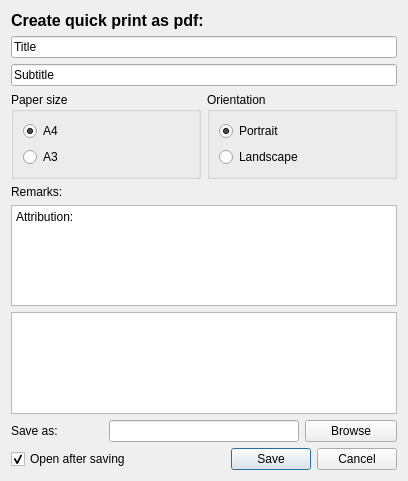
<?xml version="1.0" encoding="UTF-8"?>
<ui version="4.0">
 <class>QuickPrint</class>
 <widget class="QDialog" name="QuickPrint">
  <property name="geometry">
   <rect>
    <x>0</x>
    <y>0</y>
    <width>408</width>
    <height>481</height>
   </rect>
  </property>
  <property name="windowTitle">
   <string>QuickPrint</string>
  </property>
  <layout class="QGridLayout" name="gridLayout">
   <item row="0" column="0" colspan="3">
    <widget class="QLabel" name="VensterLbl">
     <property name="font">
      <font>
       <pointsize>12</pointsize>
       <weight>75</weight>
       <bold>true</bold>
      </font>
     </property>
     <property name="text">
      <string>Create quick print as pdf:</string>
     </property>
    </widget>
   </item>
   <item row="4" column="0">
    <widget class="QLabel" name="opmerkingenLbl">
     <property name="enabled">
      <bool>true</bool>
     </property>
     <property name="text">
      <string>Remarks:</string>
     </property>
    </widget>
   </item>
   <item row="5" column="0" colspan="4">
    <widget class="QPlainTextEdit" name="bronnenFld">
     <property name="plainText">
      <string>Attribution:</string>
     </property>
    </widget>
   </item>
   <item row="6" column="0" colspan="4">
    <widget class="QPlainTextEdit" name="opmerkingenFld"/>
   </item>
   <item row="7" column="0">
    <widget class="QLabel" name="label">
     <property name="text">
      <string>Save as:</string>
     </property>
    </widget>
   </item>
   <item row="7" column="1" colspan="2">
    <widget class="QLineEdit" name="pdfFileNameBox"/>
   </item>
   <item row="7" column="3">
    <widget class="QPushButton" name="fileBrowseButton">
     <property name="text">
      <string>Browse</string>
     </property>
    </widget>
   </item>
   <item row="8" column="0" colspan="2">
    <widget class="QCheckBox" name="openAfterSaveBox">
     <property name="statusTip">
      <string>Open pdf file after saving</string>
     </property>
     <property name="whatsThis">
      <string>Open pdf file after saving with default pdf viewer</string>
     </property>
     <property name="text">
      <string>Open after saving</string>
     </property>
     <property name="checked">
      <bool>true</bool>
     </property>
    </widget>
   </item>
   <item row="8" column="2" colspan="2">
    <widget class="QDialogButtonBox" name="cancel_save_button_box">
     <property name="orientation">
      <enum>Qt::Horizontal</enum>
     </property>
     <property name="standardButtons">
      <set>QDialogButtonBox::Cancel|QDialogButtonBox::Save</set>
     </property>
    </widget>
   </item>
   <item row="3" column="0" colspan="2">
    <widget class="QGroupBox" name="groupBox">
     <property name="sizePolicy">
      <sizepolicy hsizetype="Expanding" vsizetype="Expanding">
       <horstretch>0</horstretch>
       <verstretch>0</verstretch>
      </sizepolicy>
     </property>
     <property name="title">
      <string>Paper size</string>
     </property>
     <layout class="QGridLayout" name="gridLayout_2">
      <item row="1" column="0">
       <widget class="QRadioButton" name="a3Btn">
        <property name="sizePolicy">
         <sizepolicy hsizetype="Minimum" vsizetype="Minimum">
          <horstretch>0</horstretch>
          <verstretch>0</verstretch>
         </sizepolicy>
        </property>
        <property name="text">
         <string>A3</string>
        </property>
       </widget>
      </item>
      <item row="0" column="0">
       <widget class="QRadioButton" name="a4Btn">
        <property name="sizePolicy">
         <sizepolicy hsizetype="Minimum" vsizetype="Minimum">
          <horstretch>0</horstretch>
          <verstretch>0</verstretch>
         </sizepolicy>
        </property>
        <property name="text">
         <string>A4</string>
        </property>
        <property name="checked">
         <bool>true</bool>
        </property>
       </widget>
      </item>
     </layout>
    </widget>
   </item>
   <item row="3" column="2" colspan="2">
    <widget class="QGroupBox" name="groupBox_2">
     <property name="sizePolicy">
      <sizepolicy hsizetype="Expanding" vsizetype="Expanding">
       <horstretch>0</horstretch>
       <verstretch>0</verstretch>
      </sizepolicy>
     </property>
     <property name="title">
      <string>Orientation</string>
     </property>
     <layout class="QGridLayout" name="gridLayout_3">
      <item row="0" column="0">
       <widget class="QRadioButton" name="portretBtn">
        <property name="sizePolicy">
         <sizepolicy hsizetype="Minimum" vsizetype="Minimum">
          <horstretch>0</horstretch>
          <verstretch>0</verstretch>
         </sizepolicy>
        </property>
        <property name="text">
         <string>Portrait</string>
        </property>
        <property name="checked">
         <bool>true</bool>
        </property>
       </widget>
      </item>
      <item row="1" column="0">
       <widget class="QRadioButton" name="landschapBtn">
        <property name="sizePolicy">
         <sizepolicy hsizetype="Minimum" vsizetype="Minimum">
          <horstretch>0</horstretch>
          <verstretch>0</verstretch>
         </sizepolicy>
        </property>
        <property name="text">
         <string>Landscape</string>
        </property>
       </widget>
      </item>
     </layout>
    </widget>
   </item>
   <item row="1" column="0" colspan="4">
    <widget class="QLineEdit" name="titelFld">
     <property name="text">
      <string>Title</string>
     </property>
    </widget>
   </item>
   <item row="2" column="0" colspan="4">
    <widget class="QLineEdit" name="subTitelFld">
     <property name="inputMethodHints">
      <set>Qt::ImhNone</set>
     </property>
     <property name="text">
      <string>Subtitle</string>
     </property>
    </widget>
   </item>
  </layout>
 </widget>
 <resources/>
 <connections>
  <connection>
   <sender>cancel_save_button_box</sender>
   <signal>accepted()</signal>
   <receiver>QuickPrint</receiver>
   <slot>accept()</slot>
   <hints>
    <hint type="source_label" >
     <x>248</x>
     <y>254</y>
    </hint>
    <hint type="destination_label" >
     <x>157</x>
     <y>274</y>
    </hint>
   </hints>
  </connection>
  <connection>
   <sender>cancel_save_button_box</sender>
   <signal>rejected()</signal>
   <receiver>QuickPrint</receiver>
   <slot>reject()</slot>
   <hints>
    <hint type="source_label" >
     <x>316</x>
     <y>260</y>
    </hint>
    <hint type="destination_label" >
     <x>286</x>
     <y>274</y>
    </hint>
   </hints>
  </connection>
 </connections>
</ui>
